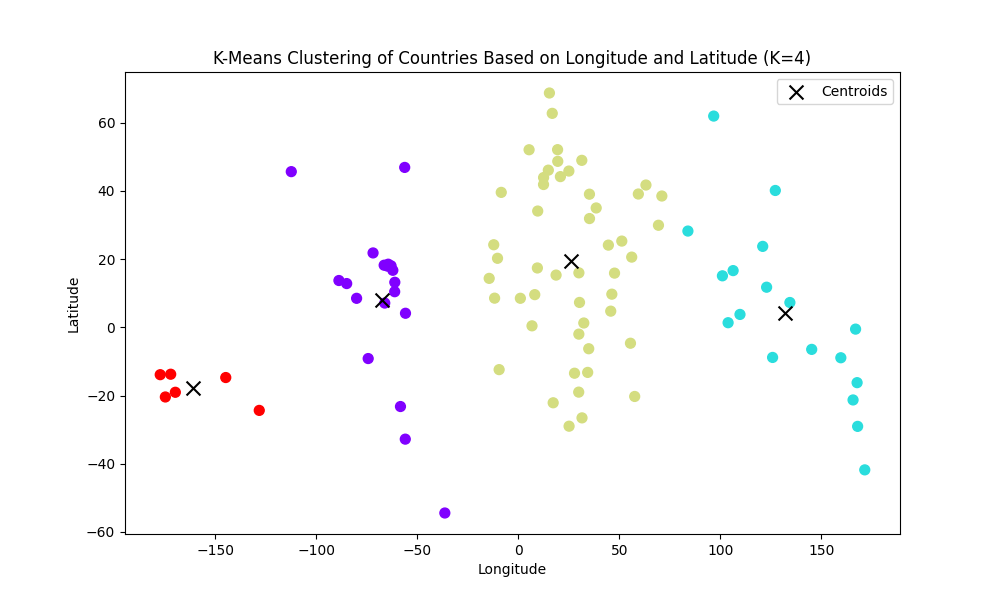

This figure's Python source:
import pandas as pd
import matplotlib.pyplot as plt
from sklearn.cluster import KMeans

# Load the dataset (assuming the file is in CSV format)
# Replace 'Countries_data_set_2.csv' with the correct file path
data = pd.read_csv('Countries_data_set_2.csv')

# Assuming the dataset has columns named 'Longitude' and 'Latitude'
X = data[['Longitude', 'Latitude']]

# Create the K-Means model with a predefined number of clusters (K)
K = 4  # You can adjust the number of clusters based on your requirement
kmeans = KMeans(n_clusters=K)

# Fit the model to the data
kmeans.fit(X)

# Get the cluster labels
labels = kmeans.labels_

# Add the cluster labels to the original data for analysis
data['Cluster'] = labels

# Plot the clusters
plt.figure(figsize=(10, 6))
plt.scatter(data['Longitude'], data['Latitude'], c=data['Cluster'], cmap='rainbow', s=50)
plt.title(f"K-Means Clustering of Countries Based on Longitude and Latitude (K={K})")
plt.xlabel('Longitude')
plt.ylabel('Latitude')

# Plot the cluster centroids
centroids = kmeans.cluster_centers_
plt.scatter(centroids[:, 0], centroids[:, 1], color='black', marker='x', s=100, label='Centroids')

plt.legend()
plt.show()

# Print the resulting clusters and centroids
print("Cluster Centers (Centroids):")
print(centroids)
